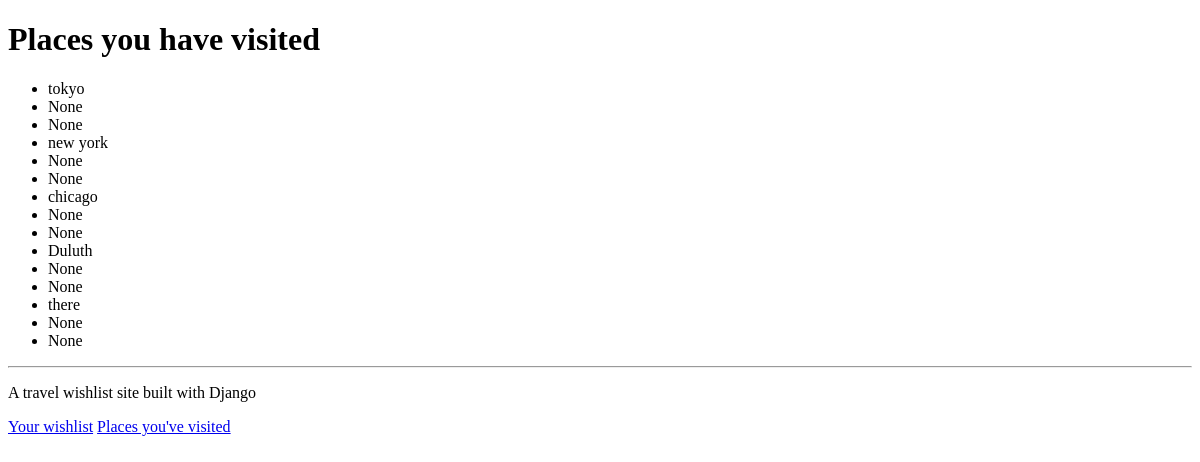
The app's page /visited with its own data.
### travel_wishlist/models.py (models this page shows, shortened)
class Place(models.Model):
    name = models.CharField(max_length=200)
    visited = models.BooleanField(default=False)
    visited_date = models.DateTimeField(
            blank=True, null=True)
    review_text = models.TextField(blank=True, null=True)

### travel_wishlist/views.py (the view)
# urls.py: url(r'^visited$', views.places_visited, name='places_visited'),
def places_visited(request):
    visited = Place.objects.filter(visited=True)
    return render(request, 'travel_wishlist/visited.html', {'visited':visited})

### templates/travel_wishlist/visited.html
{%  extends 'travel_wishlist/base.html' %}
{%  block content %}
<h1>Places you have visited</h1>
{% if visited %}
<ul>
    {% for place in visited %}
        <li>{{ place.name }}</li>
        <li>{{ place.visited_date }}</li>
        <li>{{ place.review_text }}</li>
    {% endfor %}
</ul>
{% else %}
    <p>You have not visited any places yet.</p>
{%  endif %}
{% endblock %}

### records on screen
Place: name "tokyo", visited_date "None", review_text "None"
Place: name "new york", visited_date "None", review_text "None"
Place: name "chicago", visited_date "None", review_text "None"
Place: name "Duluth", visited_date "None", review_text "None"
Place: name "there", visited_date "None", review_text "None"
